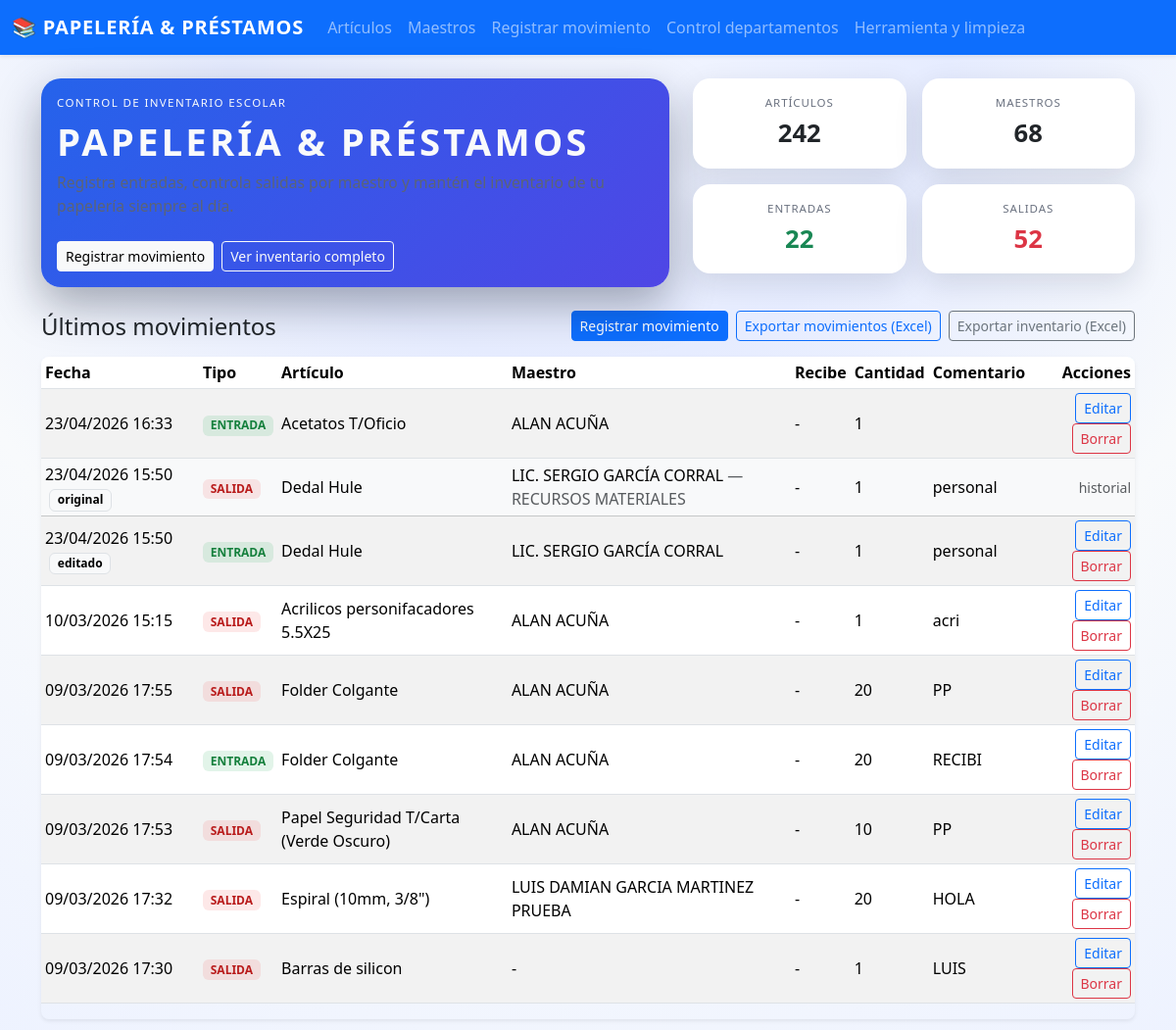
Before: / with the older database file.
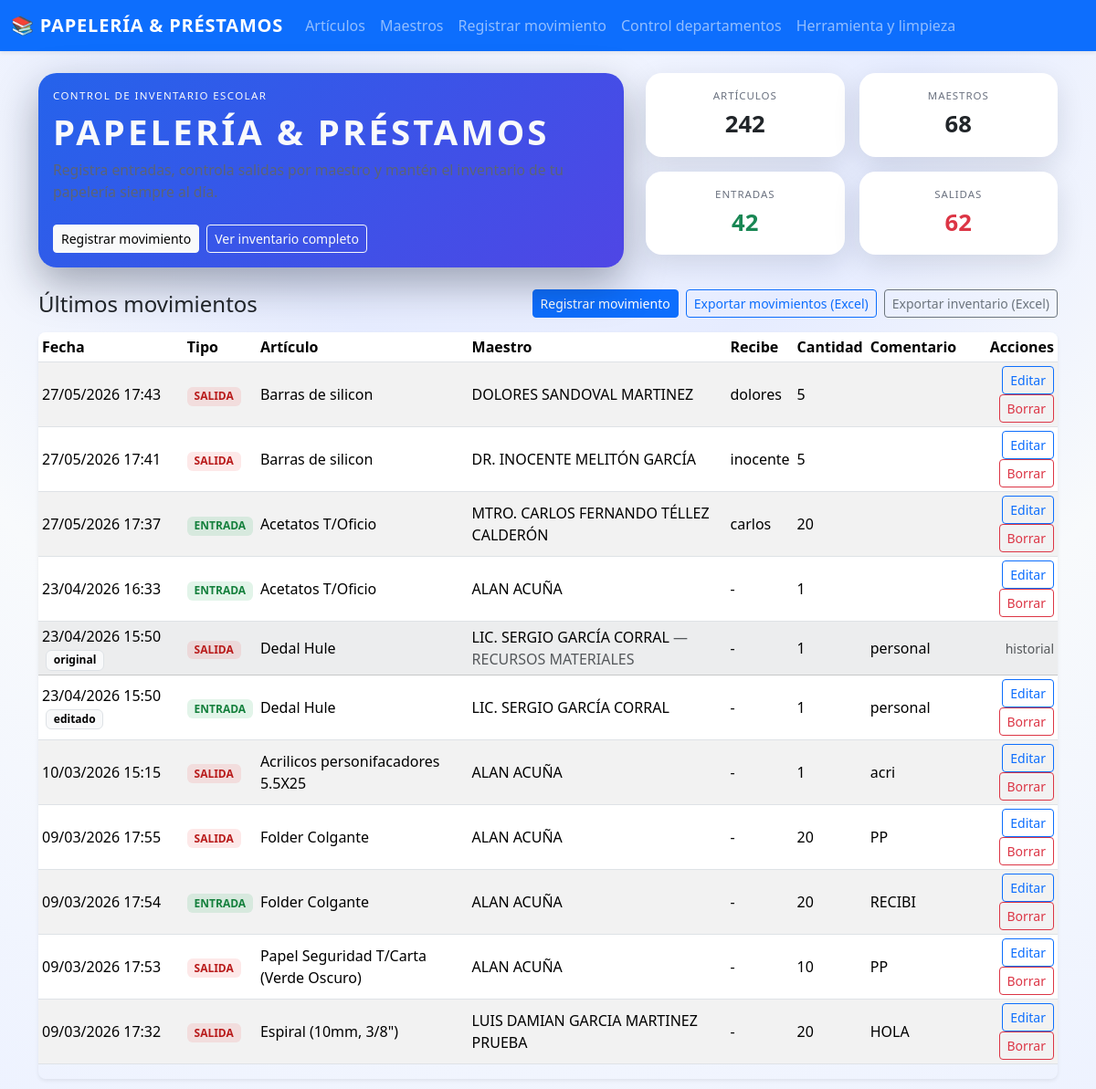
After: the same page with the newer database file.
### app.py (models this page shows, shortened)
class Movimiento(db.Model):
    id = db.Column(db.Integer, primary_key=True)
    tipo = db.Column(db.String(10), nullable=False)  # "ENTRADA" o "SALIDA"
    cantidad = db.Column(db.Integer, nullable=False)
    fecha = db.Column(db.DateTime, default=datetime.utcnow, nullable=False)
    fecha_editado = db.Column(db.DateTime, nullable=True)
    comentario = db.Column(db.String(255), nullable=True)
    persona_recibe = db.Column(db.String(150), nullable=True)
    articulo_id = db.Column(db.Integer, db.ForeignKey("articulo.id"), nullable=False)
    maestro_id = db.Column(db.Integer, db.ForeignKey("maestro.id"), nullable=True)
    original_tipo = db.Column(db.String(10), nullable=True)
    original_cantidad = db.Column(db.Integer, nullable=True)
    original_fecha = db.Column(db.DateTime, nullable=True)
    original_comentario = db.Column(db.String(255), nullable=True)
    original_articulo_id = db.Column(db.Integer, nullable=True)
    original_maestro_id = db.Column(db.Integer, nullable=True)
    original_articulo_nombre = db.Column(db.String(150), nullable=True)
    original_maestro_nombre = db.Column(db.String(120), nullable=True)
    original_maestro_area = db.Column(db.String(120), nullable=True)

class Articulo(db.Model):
    id = db.Column(db.Integer, primary_key=True)
    nombre = db.Column(db.String(150), nullable=False)
    codigo_interno = db.Column(db.String(50), unique=True, nullable=True)
    codigo_barras = db.Column(db.String(80), unique=True, nullable=True)
    unidad = db.Column(db.String(30), nullable=True)
    categoria = db.Column(db.String(80), nullable=True)
    marca = db.Column(db.String(80), nullable=True)
    stock_actual = db.Column(db.Integer, default=0, nullable=False)
    movimientos = db.relationship("Movimiento", backref="articulo", lazy=True)

class Maestro(db.Model):
    id = db.Column(db.Integer, primary_key=True)
    nombre = db.Column(db.String(120), nullable=False)
    clave = db.Column(db.String(50), unique=True, nullable=True)
    area = db.Column(db.String(120), nullable=True)
    movimientos = db.relationship("Movimiento", backref="maestro", lazy=True)

### app.py (the view)
@app.route("/")
def index():
    total_articulos = Articulo.query.count()
    total_maestros = Maestro.query.count()
    total_entradas = (
        db.session.query(db.func.coalesce(db.func.sum(Movimiento.cantidad), 0))
        .filter(Movimiento.tipo == "ENTRADA")
        .scalar()
    )
    total_salida = (
        db.session.query(db.func.coalesce(db.func.sum(Movimiento.cantidad), 0))
        .filter(Movimiento.tipo == "SALIDA")
        .scalar()
    )
    orden_fecha = db.func.coalesce(Movimiento.fecha_editado, Movimiento.fecha)
    ultimos_movimientos = Movimiento.query.order_by(orden_fecha.desc()).limit(10).all()
    return render_template(
        "index.html",
        total_articulos=total_articulos,
        total_maestros=total_maestros,
        total_entradas=total_entradas,
        total_salida=total_salida,
        ultimos_movimientos=ultimos_movimientos,
    )

### templates/index.html (shortened to what this page needs)
{% extends "base.html" %}
{% block content %}
<div class="row align-items-stretch mb-4 g-4">
  <div class="col-lg-7">
    <div class="card hero-card h-100">
      <div class="card-body d-flex flex-column justify-content-between">
        <div>
          <div class="hero-badge text-uppercase mb-2">Control de inventario escolar</div>
          <h1 class="app-title mb-2">Papelería &amp; Préstamos</h1>
          <p class="app-subtitle mb-3">
          </p>
        </div>
        <div class="d-flex flex-wrap gap-2 mt-2">
          <a href="{{ url_for('nuevo_movimiento') }}" class="btn btn-light btn-sm">
            Registrar movimiento
          </a>
          <a href="{{ url_for('listar_articulos') }}" class="btn btn-outline-light btn-sm">
            Ver inventario completo
          </a>
        </div>
      </div>
    </div>
  </div>
  <div class="col-lg-5">
    <div class="row g-3">
      <div class="col-6">
        <div class="card stats-card text-center">
          <div class="card-body">
            <div class="stats-label mb-1">Artículos</div>
            <div class="stats-value">{{ total_articulos }}</div>
          </div>
        </div>
      </div>
      <div class="col-6">
        <div class="card stats-card text-center">
          <div class="card-body">
            <div class="stats-label mb-1">Maestros</div>
            <div class="stats-value">{{ total_maestros }}</div>
          </div>
        </div>
      </div>
      <div class="col-6">
        <div class="card stats-card text-center">
          <div class="card-body">
            <div class="stats-label mb-1">Entradas</div>
            <div class="stats-value text-success">{{ total_entradas }}</div>
          </div>
        </div>
      </div>
      <div class="col-6">
        <div class="card stats-card text-center">
          <div class="card-body">
            <div class="stats-label mb-1">Salidas</div>
            <div class="stats-value text-danger">{{ total_salida }}</div>
          </div>
        </div>
      </div>
    </div>
  </div>
</div>
<div class="d-flex justify-content-between align-items-center mb-3">
  <h4 class="mb-0">Últimos movimientos</h4>
  <div class="d-flex gap-2 flex-wrap">
    <a href="{{ url_for('nuevo_movimiento') }}" class="btn btn-primary btn-sm">
      Registrar movimiento
    </a>
    <a href="{{ url_for('export_movimientos') }}" class="btn btn-outline-primary btn-sm">
      Exportar movimientos (Excel)
    </a>
    <a href="{{ url_for('export_inventario') }}" class="btn btn-outline-secondary btn-sm">
      Exportar inventario (Excel)
    </a>
  </div>
</div>
<div class="table-responsive shadow-sm rounded-3">
  <table class="table table-striped table-sm align-middle">
    <thead>
      <tr>
        <th>Fecha</th>
        <th>Tipo</th>
        <th>Artículo</th>
        <th>Maestro</th>
        <th>Recibe</th>
        <th>Cantidad</th>
        <th>Comentario</th>
        <th class="text-end">Acciones</th>
      </tr>
    </thead>
    <tbody>
      {% for m in ultimos_movimientos %}
      {% if m.original_fecha %}
      <tr class="table-light">
        <td>
          {{ m.original_fecha.strftime("%d/%m/%Y %H:%M") }}
          <span class="badge text-bg-light border ms-1">original</span>
        </td>
        <td>
          {% if m.original_tipo == 'ENTRADA' %}
          <span class="badge badge-entrada">{{ m.original_tipo }}</span>
          {% else %}
          <span class="badge badge-salida">{{ m.original_tipo }}</span>
          {% endif %}
        </td>
        <td>{{ m.original_articulo_nombre or "-" }}</td>
        <td>
          {{ m.original_maestro_nombre or "-" }}
          {% if m.original_maestro_area %}<span class="text-muted"> — {{ m.original_maestro_area }}</span>{% endif %}
        </td>
        <td>-</td>
        <td>{{ m.original_cantidad }}</td>
        <td>{{ m.original_comentario or "" }}</td>
        <td class="text-end">
          <span class="text-muted small">historial</span>
        </td>
      </tr>
      {% endif %}
      <tr>
        <td>
          {{ m.fecha.strftime("%d/%m/%Y %H:%M") }}
          {% if m.fecha_editado %}
          <span class="badge text-bg-light border ms-1">editado</span>
          {% endif %}
        </td>
        <td>
          {% if m.tipo == 'ENTRADA' %}
          <span class="badge badge-entrada">{{ m.tipo }}</span>
          {% else %}
          <span class="badge badge-salida">{{ m.tipo }}</span>
          {% endif %}
        </td>
        <td>{{ m.articulo.nombre }}</td>
        <td>{{ m.maestro.nombre if m.maestro else "-" }}</td>
        <td>{{ m.persona_recibe or "-" }}</td>
        <td>{{ m.cantidad }}</td>
        <td>{{ m.comentario or "" }}</td>
        <td class="text-end">
          <a
            href="{{ url_for('editar_movimiento', movimiento_id=m.id) }}"
            class="btn btn-sm btn-outline-primary"
          >
            Editar
          </a>
          <form
            method="post"
            action="{{ url_for('borrar_movimiento', movimiento_id=m.id) }}"
            class="d-inline"
            onsubmit="return confirm('¿Seguro que quieres borrar este movimiento? Esto ajustará el stock.')"
          >
            <button type="submit" class="btn btn-sm btn-outline-danger">Borrar</button>
          </form>
        </td>
      </tr>
      {% else %}
      <tr>
        <td colspan="8" class="text-center text-muted">
          Aún no hay movimientos registrados.
        </td>
      </tr>
      {% endfor %}
    </tbody>
  </table>
</div>
{% endblock %}

### templates/base.html (shortened to what this page needs)
<!doctype html>
<html lang="es">
  <head>
    <link
      href="https://cdn.jsdelivr.net/npm/bootstrap@5.3.3/dist/css/bootstrap.min.css"
      rel="stylesheet"
    />
  </head>
  <body>
    <nav class="navbar navbar-expand-lg navbar-dark bg-primary shadow-sm mb-4">
      <div class="container-fluid">
        <a class="navbar-brand" href="{{ url_for('index') }}">
          📚 Papelería &amp; Préstamos
        </a>
        <div class="collapse navbar-collapse" id="navbarNav">
          <ul class="navbar-nav me-auto">
            <li class="nav-item">
              <a class="nav-link" href="{{ url_for('listar_articulos') }}">Artículos</a>
            </li>
            <li class="nav-item">
              <a class="nav-link" href="{{ url_for('listar_maestros') }}">Maestros</a>
            </li>
            <li class="nav-item">
              <a class="nav-link" href="{{ url_for('nuevo_movimiento') }}"
                >Registrar movimiento</a
              >
            </li>
            <li class="nav-item">
              <a class="nav-link" href="{{ url_for('control_departamentos') }}">
                Control departamentos
              </a>
            </li>
            <li class="nav-item">
              <a class="nav-link" href="{{ url_for('herramientas_limpieza') }}">
                Herramienta y limpieza
              </a>
            </li>
          </ul>
        </div>
      </div>
    </nav>
    <main class="container mb-5">
      {% block content %}{% endblock %}
    </main>
  </body>
</html>

### templates/base.html (style rules this page uses)
body { background: radial-gradient(circle at top, #f4f7ff 0, #e6ecff 30%, #f8fafc 60%, #edf2ff 100%); min-height: 100vh; font-family: system-ui, -apple-system, BlinkMacSystemFont, "Segoe UI", sans-serif; }
.navbar-brand { font-weight: 700; letter-spacing: 0.04em; text-transform: uppercase; }
.app-title { font-size: 2.4rem; font-weight: 800; letter-spacing: 0.08em; text-transform: uppercase; }
.app-subtitle { font-size: 0.98rem; color: #5b6476; }
.hero-card { border-radius: 1.25rem; border: none; background: linear-gradient(135deg, #2563eb, #4f46e5); color: #f9fafb; box-shadow: 0 18px 45px rgba(15, 23, 42, 0.35); }
.hero-badge { text-transform: uppercase; letter-spacing: 0.12em; font-size: 0.72rem; }
.stats-card { border-radius: 1.1rem; border: none; box-shadow: 0 10px 30px rgba(15, 23, 42, 0.12); }
.stats-label { text-transform: uppercase; letter-spacing: 0.08em; font-size: 0.72rem; color: #6b7280; }
.stats-value { font-weight: 700; font-size: 1.6rem; }
.table { background-color: #ffffff; }
.table thead { background: linear-gradient(90deg, #eef2ff, #e0f2fe); }
.badge-entrada { background: rgba(22, 163, 74, 0.12); color: #15803d; }
.badge-salida { background: rgba(239, 68, 68, 0.12); color: #b91c1c; }

Changed rows visible on the page:
no longer on this page (row unchanged): Movimiento: fecha "09/03/2026 17:30", tipo "SALIDA", articulo.nombre "Barras de silicon", maestro "-", persona_recibe "-", cantidad "1", comentario "LUIS"
added Movimiento: fecha "27/05/2026 17:43", tipo "SALIDA", articulo.nombre "Barras de silicon", maestro "DOLORES SANDOVAL MARTINEZ", persona_recibe "dolores", cantidad "5"
added Movimiento: fecha "27/05/2026 17:41", tipo "SALIDA", articulo.nombre "Barras de silicon", maestro "DR. INOCENTE MELITÓN GARCÍA", persona_recibe "inocente", cantidad "5"
added Movimiento: fecha "27/05/2026 17:37", tipo "ENTRADA", articulo.nombre "Acetatos T/Oficio", maestro "MTRO. CARLOS FERNANDO TÉLLEZ CALDERÓN", persona_recibe "carlos", cantidad "20"
Other visible differences:
{{ total_entradas }}: "22" → "42"
{{ total_salida }}: "52" → "62"
